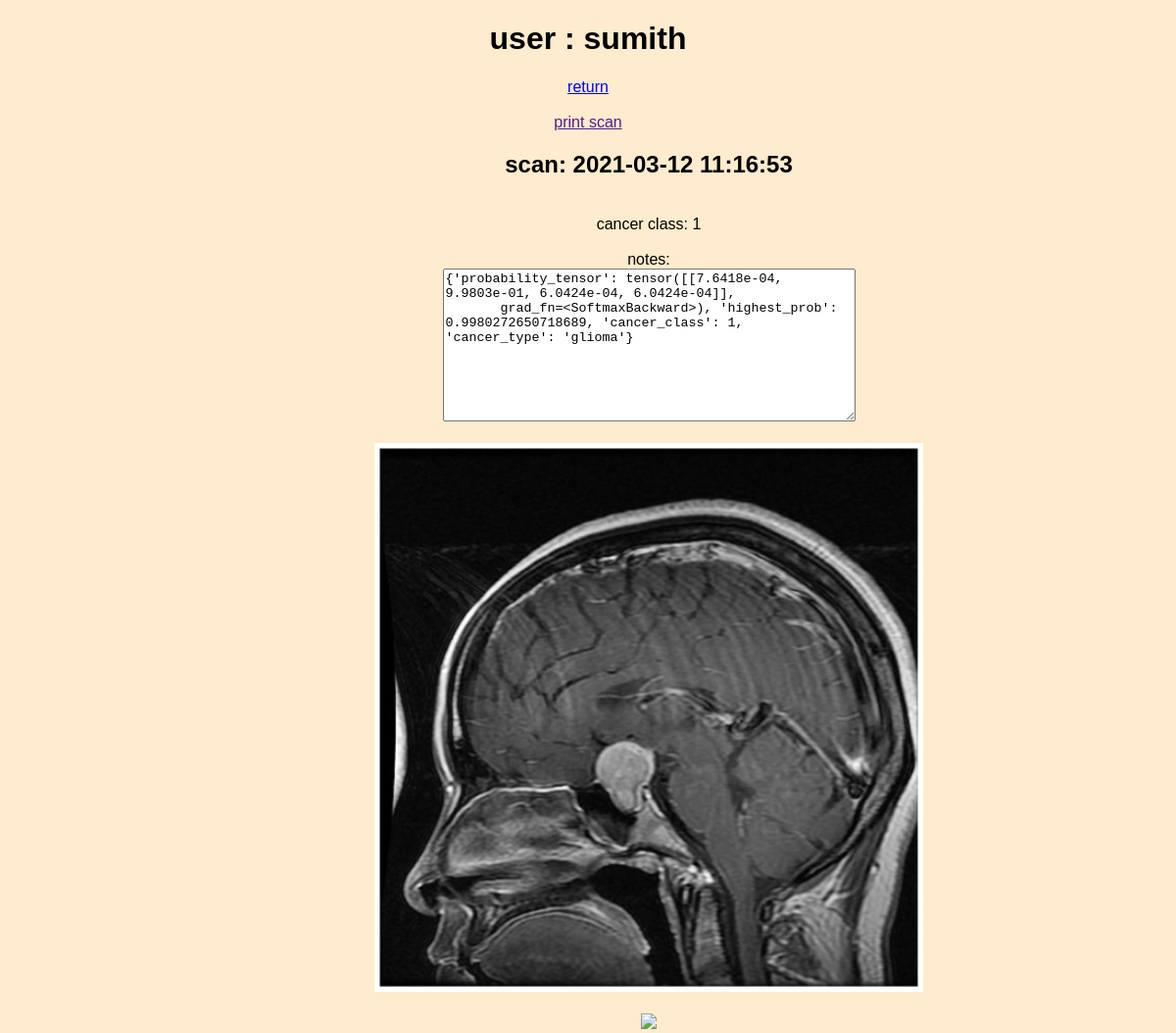
Page /view/1/52 on the committed database.
### app.py (models this page shows, shortened)
class Images(db.Model):
    __bind_key__ = 'images'
    id = db.Column(db.Integer, primary_key=True)
    user_id = db.Column(db.Integer, ForeignKey(Users.id), nullable=True)
    image_path = db.Column(db.String(200), nullable=False)
    cancer_class = db.Column(db.Integer, nullable=True)
    scan_image_path = db.Column(db.String(200), nullable=True)
    notes = db.Column(db.String(200), nullable=True)
    date_time_added = db.Column(db.String(10))

### app.py (the view)
@app.route('/view/<int:userid>/<int:scanid>')
def view(userid, scanid):
    if userid == 0:
        user = userid
    else:
        user = Users.query.get_or_404(userid)
    return render_template('view_scan.html',
                           user=user,
                           scan=Images.query.get_or_404(scanid))

### app.py (called while the page is built)
@app.after_request
def add_header(r):
    r.cache_control.max_age = 0
    print('no cache')
    return r

### templates/view_scan.html (shortened to what this page needs)
{% extends 'base.html' %}
{% block body %}
{% if user.username %}
    <h1>user : {{user.username}}</h1>
{% else %}
    <h1>user : guest</h1>
{% endif %}
<a href='/user/{{scan.user_id}}'>return</a>
<br>
<br>
<a id='print_link' href=''>print scan</a>
<div style='width: 700px; position: relative; left: 26%;'>
    <h2>scan: {{scan.date_time_added}}</h2>
    <br>
    <a>cancer class: {{scan.cancer_class}}</a>
    <br>
    <br>
    <a>notes:</a>
    <br>
    <textarea readonly rows="10" cols="50" >{{scan.notes}}</textarea>
    <br>
    <br>
    <img src={{scan.image_path}} width='80%'>
    <br>
    <br>
    <img src={{scan.scan_image_path}} width="80%" atl='scan'>
</div>
{% endblock %}

### static/css/main.css (style rules this page uses)
body { font-family: sans-serif; text-align: center; margin: 0px; padding: 0px; background-color: blanchedalmond; }

### rows in the picture
Images: date_time_added "2021-03-12 11:16:53", cancer_class "1", notes "{'probability_tensor': tensor([[7.6418e-04, 9.9803e-01, 6.0424e-04, 6.0424e-04]], grad_fn=<SoftmaxBackward>), 'highest_prob': 0.9980272650718689, 'cancer_class': 1, 'cancer_type': 'glioma'}", image_path (picture)

### other values in the picture
{{ user.username }} "sumith"
